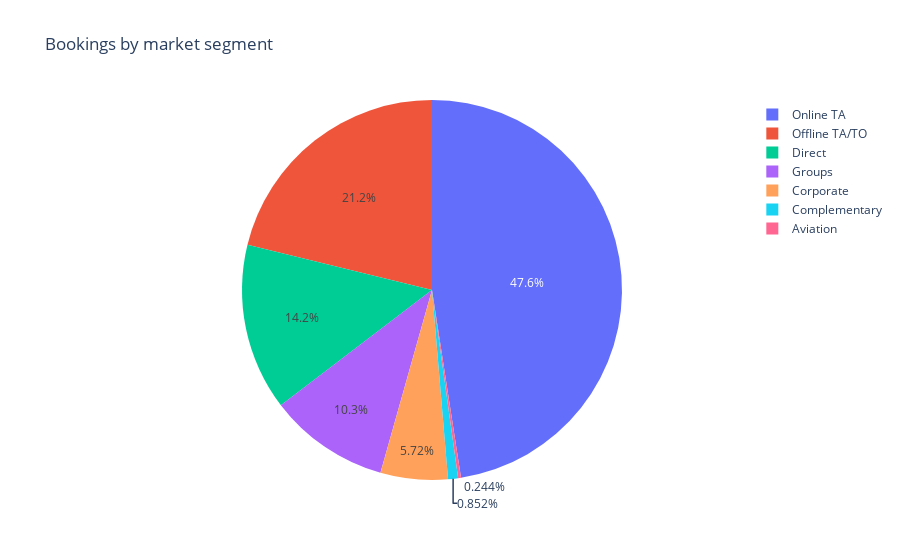

The code cell stored with this chart in its notebook:
### Code cell
px.pie(clean_data,names=clean_data['market_segment'].value_counts().index,values=clean_data['market_segment'].value_counts(),title='Bookings by market segment')

### Figure 1 — Plotly figure (JSON) as saved in the notebook; plotly's stock layout.template omitted (floating-point values rounded to 4 significant figures)
{"data": [{"domain": {"x": [0, 1], "y": [0, 1]}, "hovertemplate": "label=%{label}<br>value=%{value}<extra></extra>", "labels": ["Online TA", "Offline TA/TO", "Direct", "Groups", "Corporate", "Complementary", "Aviation"], "legendgroup": "", "name": "", "showlegend": true, "type": "pie", "values": [35673, 15880, 10648, 7697, 4291, 639, 183]}], "layout": {"legend": {"tracegroupgap": 0}, "title": {"text": "Bookings by market segment"}}}
